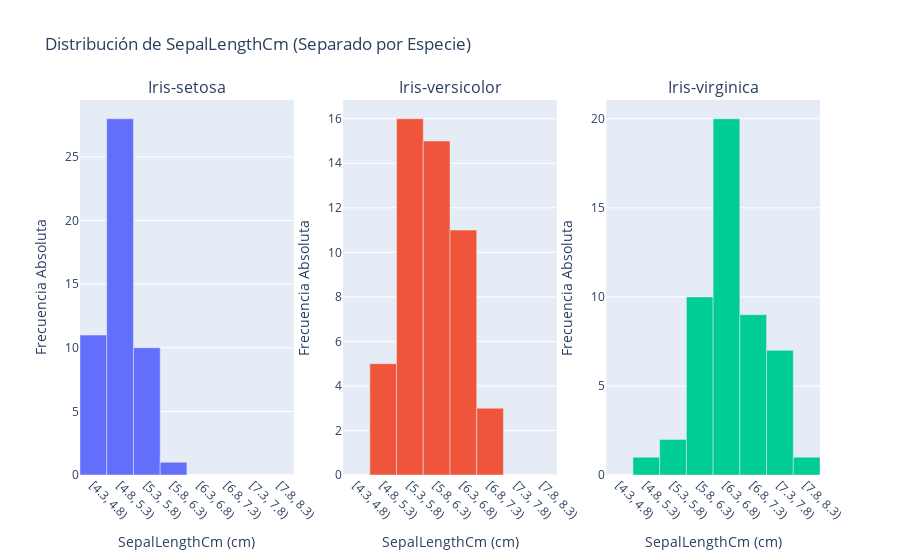
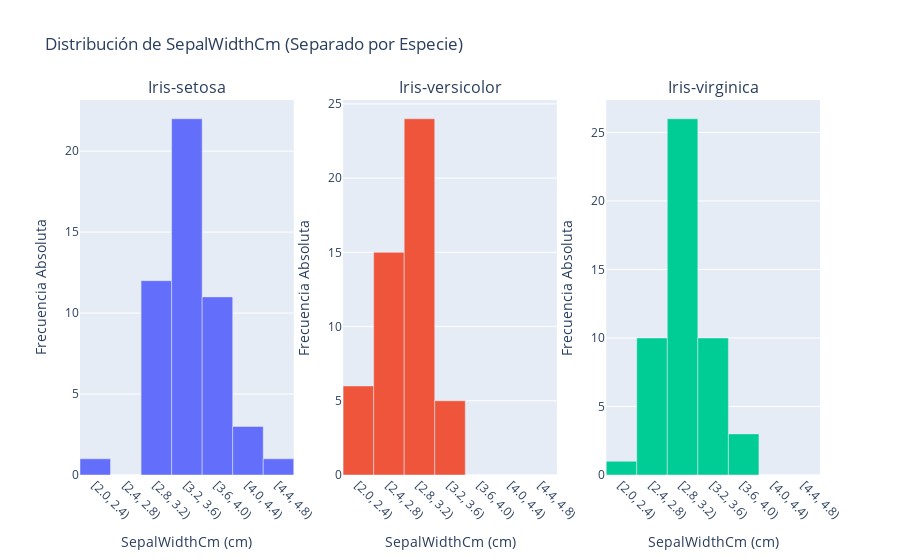
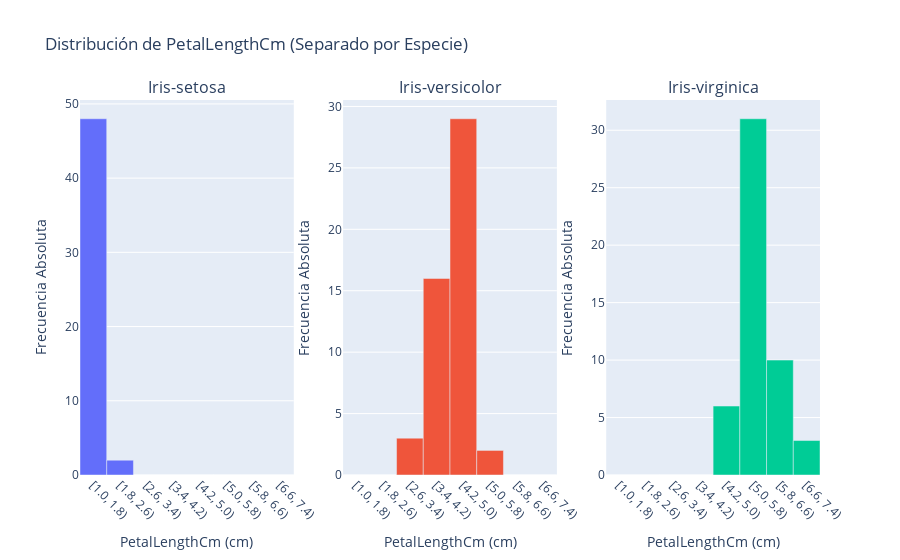
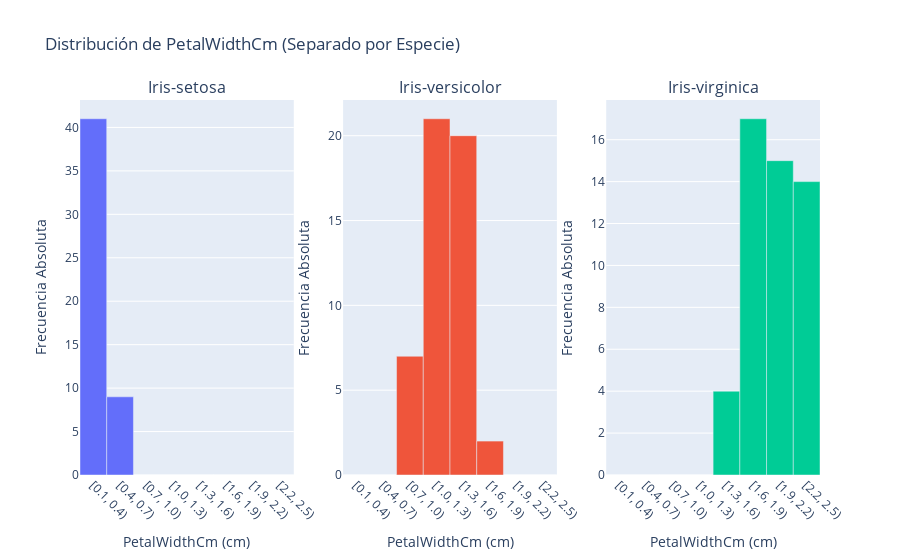

The notebook cell saved with these charts, in order:
### Markdown cell above
### Histogramas de frecuencia absoluta de las cuatro clases del Dtaset con Plotly

### Code cell
columnas_numericas = ['SepalLengthCm', 'SepalWidthCm', 'PetalLengthCm', 'PetalWidthCm']
especies = df['Species'].unique()

# --- Gráfico 1: Histogramas de Frecuencias Absolutas en Subplots ---
print("\nGenerando histogramas de frecuencias absolutas en subplots para cada especie...")
for columna in columnas_numericas:
    # --- PASO CLAVE: Calcular los límites de los intervalos UNA VEZ para la columna completa ---
    # Esto asegura que todos los subplots usen la misma escala y clases para una comparación justa.
    data_global = df[columna]
    n_global = len(data_global)
    k_global = int(round(1 + 3.322 * np.log10(n_global)))
    rango_global = data_global.max() - data_global.min()
    if k_global == 0: k_global = 1
    amplitud_global = np.ceil((rango_global / k_global) * 10) / 10
    if amplitud_global == 0: amplitud_global = 0.1
    limites_globales = np.arange(data_global.min(), data_global.max() + amplitud_global, amplitud_global)
    
    # Crear una figura con 1 fila y 3 columnas para cada especie
    fig_hist = make_subplots(
        rows=1, cols=3,
        subplot_titles=[f'{especie}' for especie in especies]
    )

    # Iterar sobre cada especie para añadir su histograma al subplot correspondiente
    for i, especie in enumerate(especies):
        # Filtrar el dataframe para la especie actual
        df_especie = df[df['Species'] == especie]
        
        # Contar las frecuencias usando los límites globales que calculamos
        intervalos = pd.cut(df_especie[columna], bins=limites_globales, right=False, include_lowest=True)
        freq_abs = intervalos.value_counts().sort_index()
        
        # Usamos un gráfico de barras para representar las frecuencias de nuestros intervalos predefinidos
        fig_hist.add_trace(go.Bar(
            x=[str(interval) for interval in freq_abs.index], # Etiquetas de los intervalos
            y=freq_abs.values, # Frecuencias absolutas calculadas
            name=especie,
            marker_color=px.colors.qualitative.Plotly[i]
        ), row=1, col=i+1)

    # Actualizar el diseño general de la figura
    fig_hist.update_layout(
        title_text=f'Distribución de {columna} (Separado por Especie)',
        showlegend=False,
        bargap=0 # Juntamos las barras para que parezca un histograma
    )
    # Actualizar los títulos de los ejes para cada subplot
    for i in range(len(especies)):
        fig_hist.update_xaxes(title_text=f"{columna} (cm)", tickangle=45, row=1, col=i+1)
        fig_hist.update_yaxes(title_text="Frecuencia Absoluta", row=1, col=i+1)
        
    fig_hist.show()

### Figure 1 — Plotly figure (JSON) as saved in the notebook; plotly's stock layout.template omitted (floating-point values rounded to 4 significant figures)
{"data": [{"marker": {"color": "#636EFA"}, "name": "Iris-setosa", "type": "bar", "x": ["[4.3, 4.8)", "[4.8, 5.3)", "[5.3, 5.8)", "[5.8, 6.3)", "[6.3, 6.8)", "[6.8, 7.3)", "[7.3, 7.8)", "[7.8, 8.3)"], "xaxis": "x", "y": [11, 28, 10, 1, 0, 0, 0, 0], "yaxis": "y"}, {"marker": {"color": "#EF553B"}, "name": "Iris-versicolor", "type": "bar", "x": ["[4.3, 4.8)", "[4.8, 5.3)", "[5.3, 5.8)", "[5.8, 6.3)", "[6.3, 6.8)", "[6.8, 7.3)", "[7.3, 7.8)", "[7.8, 8.3)"], "xaxis": "x2", "y": [0, 5, 16, 15, 11, 3, 0, 0], "yaxis": "y2"}, {"marker": {"color": "#00CC96"}, "name": "Iris-virginica", "type": "bar", "x": ["[4.3, 4.8)", "[4.8, 5.3)", "[5.3, 5.8)", "[5.8, 6.3)", "[6.3, 6.8)", "[6.8, 7.3)", "[7.3, 7.8)", "[7.8, 8.3)"], "xaxis": "x3", "y": [0, 1, 2, 10, 20, 9, 7, 1], "yaxis": "y3"}], "layout": {"annotations": [{"font": {"size": 16}, "showarrow": false, "text": "Iris-setosa", "x": 0.1444, "xanchor": "center", "xref": "paper", "y": 1, "yanchor": "bottom", "yref": "paper"}, {"font": {"size": 16}, "showarrow": false, "text": "Iris-versicolor", "x": 0.5, "xanchor": "center", "xref": "paper", "y": 1, "yanchor": "bottom", "yref": "paper"}, {"font": {"size": 16}, "showarrow": false, "text": "Iris-virginica", "x": 0.8556, "xanchor": "center", "xref": "paper", "y": 1, "yanchor": "bottom", "yref": "paper"}], "bargap": 0, "showlegend": false, "title": {"text": "Distribución de SepalLengthCm (Separado por Especie)"}, "xaxis": {"anchor": "y", "domain": [0, 0.2889], "tickangle": 45, "title": {"text": "SepalLengthCm (cm)"}}, "xaxis2": {"anchor": "y2", "domain": [0.3556, 0.6444], "tickangle": 45, "title": {"text": "SepalLengthCm (cm)"}}, "xaxis3": {"anchor": "y3", "domain": [0.7111, 1], "tickangle": 45, "title": {"text": "SepalLengthCm (cm)"}}, "yaxis": {"anchor": "x", "domain": [0, 1], "title": {"text": "Frecuencia Absoluta"}}, "yaxis2": {"anchor": "x2", "domain": [0, 1], "title": {"text": "Frecuencia Absoluta"}}, "yaxis3": {"anchor": "x3", "domain": [0, 1], "title": {"text": "Frecuencia Absoluta"}}}}

### Figure 2 — Plotly figure (JSON) as saved in the notebook; plotly's stock layout.template omitted (floating-point values rounded to 4 significant figures)
{"data": [{"marker": {"color": "#636EFA"}, "name": "Iris-setosa", "type": "bar", "x": ["[2.0, 2.4)", "[2.4, 2.8)", "[2.8, 3.2)", "[3.2, 3.6)", "[3.6, 4.0)", "[4.0, 4.4)", "[4.4, 4.8)"], "xaxis": "x", "y": [1, 0, 12, 22, 11, 3, 1], "yaxis": "y"}, {"marker": {"color": "#EF553B"}, "name": "Iris-versicolor", "type": "bar", "x": ["[2.0, 2.4)", "[2.4, 2.8)", "[2.8, 3.2)", "[3.2, 3.6)", "[3.6, 4.0)", "[4.0, 4.4)", "[4.4, 4.8)"], "xaxis": "x2", "y": [6, 15, 24, 5, 0, 0, 0], "yaxis": "y2"}, {"marker": {"color": "#00CC96"}, "name": "Iris-virginica", "type": "bar", "x": ["[2.0, 2.4)", "[2.4, 2.8)", "[2.8, 3.2)", "[3.2, 3.6)", "[3.6, 4.0)", "[4.0, 4.4)", "[4.4, 4.8)"], "xaxis": "x3", "y": [1, 10, 26, 10, 3, 0, 0], "yaxis": "y3"}], "layout": {"annotations": [{"font": {"size": 16}, "showarrow": false, "text": "Iris-setosa", "x": 0.1444, "xanchor": "center", "xref": "paper", "y": 1, "yanchor": "bottom", "yref": "paper"}, {"font": {"size": 16}, "showarrow": false, "text": "Iris-versicolor", "x": 0.5, "xanchor": "center", "xref": "paper", "y": 1, "yanchor": "bottom", "yref": "paper"}, {"font": {"size": 16}, "showarrow": false, "text": "Iris-virginica", "x": 0.8556, "xanchor": "center", "xref": "paper", "y": 1, "yanchor": "bottom", "yref": "paper"}], "bargap": 0, "showlegend": false, "title": {"text": "Distribución de SepalWidthCm (Separado por Especie)"}, "xaxis": {"anchor": "y", "domain": [0, 0.2889], "tickangle": 45, "title": {"text": "SepalWidthCm (cm)"}}, "xaxis2": {"anchor": "y2", "domain": [0.3556, 0.6444], "tickangle": 45, "title": {"text": "SepalWidthCm (cm)"}}, "xaxis3": {"anchor": "y3", "domain": [0.7111, 1], "tickangle": 45, "title": {"text": "SepalWidthCm (cm)"}}, "yaxis": {"anchor": "x", "domain": [0, 1], "title": {"text": "Frecuencia Absoluta"}}, "yaxis2": {"anchor": "x2", "domain": [0, 1], "title": {"text": "Frecuencia Absoluta"}}, "yaxis3": {"anchor": "x3", "domain": [0, 1], "title": {"text": "Frecuencia Absoluta"}}}}

### Figure 3 — Plotly figure (JSON) as saved in the notebook; plotly's stock layout.template omitted (floating-point values rounded to 4 significant figures)
{"data": [{"marker": {"color": "#636EFA"}, "name": "Iris-setosa", "type": "bar", "x": ["[1.0, 1.8)", "[1.8, 2.6)", "[2.6, 3.4)", "[3.4, 4.2)", "[4.2, 5.0)", "[5.0, 5.8)", "[5.8, 6.6)", "[6.6, 7.4)"], "xaxis": "x", "y": [48, 2, 0, 0, 0, 0, 0, 0], "yaxis": "y"}, {"marker": {"color": "#EF553B"}, "name": "Iris-versicolor", "type": "bar", "x": ["[1.0, 1.8)", "[1.8, 2.6)", "[2.6, 3.4)", "[3.4, 4.2)", "[4.2, 5.0)", "[5.0, 5.8)", "[5.8, 6.6)", "[6.6, 7.4)"], "xaxis": "x2", "y": [0, 0, 3, 16, 29, 2, 0, 0], "yaxis": "y2"}, {"marker": {"color": "#00CC96"}, "name": "Iris-virginica", "type": "bar", "x": ["[1.0, 1.8)", "[1.8, 2.6)", "[2.6, 3.4)", "[3.4, 4.2)", "[4.2, 5.0)", "[5.0, 5.8)", "[5.8, 6.6)", "[6.6, 7.4)"], "xaxis": "x3", "y": [0, 0, 0, 0, 6, 31, 10, 3], "yaxis": "y3"}], "layout": {"annotations": [{"font": {"size": 16}, "showarrow": false, "text": "Iris-setosa", "x": 0.1444, "xanchor": "center", "xref": "paper", "y": 1, "yanchor": "bottom", "yref": "paper"}, {"font": {"size": 16}, "showarrow": false, "text": "Iris-versicolor", "x": 0.5, "xanchor": "center", "xref": "paper", "y": 1, "yanchor": "bottom", "yref": "paper"}, {"font": {"size": 16}, "showarrow": false, "text": "Iris-virginica", "x": 0.8556, "xanchor": "center", "xref": "paper", "y": 1, "yanchor": "bottom", "yref": "paper"}], "bargap": 0, "showlegend": false, "title": {"text": "Distribución de PetalLengthCm (Separado por Especie)"}, "xaxis": {"anchor": "y", "domain": [0, 0.2889], "tickangle": 45, "title": {"text": "PetalLengthCm (cm)"}}, "xaxis2": {"anchor": "y2", "domain": [0.3556, 0.6444], "tickangle": 45, "title": {"text": "PetalLengthCm (cm)"}}, "xaxis3": {"anchor": "y3", "domain": [0.7111, 1], "tickangle": 45, "title": {"text": "PetalLengthCm (cm)"}}, "yaxis": {"anchor": "x", "domain": [0, 1], "title": {"text": "Frecuencia Absoluta"}}, "yaxis2": {"anchor": "x2", "domain": [0, 1], "title": {"text": "Frecuencia Absoluta"}}, "yaxis3": {"anchor": "x3", "domain": [0, 1], "title": {"text": "Frecuencia Absoluta"}}}}

### Figure 4 — Plotly figure (JSON) as saved in the notebook; plotly's stock layout.template omitted (floating-point values rounded to 4 significant figures)
{"data": [{"marker": {"color": "#636EFA"}, "name": "Iris-setosa", "type": "bar", "x": ["[0.1, 0.4)", "[0.4, 0.7)", "[0.7, 1.0)", "[1.0, 1.3)", "[1.3, 1.6)", "[1.6, 1.9)", "[1.9, 2.2)", "[2.2, 2.5)"], "xaxis": "x", "y": [41, 9, 0, 0, 0, 0, 0, 0], "yaxis": "y"}, {"marker": {"color": "#EF553B"}, "name": "Iris-versicolor", "type": "bar", "x": ["[0.1, 0.4)", "[0.4, 0.7)", "[0.7, 1.0)", "[1.0, 1.3)", "[1.3, 1.6)", "[1.6, 1.9)", "[1.9, 2.2)", "[2.2, 2.5)"], "xaxis": "x2", "y": [0, 0, 7, 21, 20, 2, 0, 0], "yaxis": "y2"}, {"marker": {"color": "#00CC96"}, "name": "Iris-virginica", "type": "bar", "x": ["[0.1, 0.4)", "[0.4, 0.7)", "[0.7, 1.0)", "[1.0, 1.3)", "[1.3, 1.6)", "[1.6, 1.9)", "[1.9, 2.2)", "[2.2, 2.5)"], "xaxis": "x3", "y": [0, 0, 0, 0, 4, 17, 15, 14], "yaxis": "y3"}], "layout": {"annotations": [{"font": {"size": 16}, "showarrow": false, "text": "Iris-setosa", "x": 0.1444, "xanchor": "center", "xref": "paper", "y": 1, "yanchor": "bottom", "yref": "paper"}, {"font": {"size": 16}, "showarrow": false, "text": "Iris-versicolor", "x": 0.5, "xanchor": "center", "xref": "paper", "y": 1, "yanchor": "bottom", "yref": "paper"}, {"font": {"size": 16}, "showarrow": false, "text": "Iris-virginica", "x": 0.8556, "xanchor": "center", "xref": "paper", "y": 1, "yanchor": "bottom", "yref": "paper"}], "bargap": 0, "showlegend": false, "title": {"text": "Distribución de PetalWidthCm (Separado por Especie)"}, "xaxis": {"anchor": "y", "domain": [0, 0.2889], "tickangle": 45, "title": {"text": "PetalWidthCm (cm)"}}, "xaxis2": {"anchor": "y2", "domain": [0.3556, 0.6444], "tickangle": 45, "title": {"text": "PetalWidthCm (cm)"}}, "xaxis3": {"anchor": "y3", "domain": [0.7111, 1], "tickangle": 45, "title": {"text": "PetalWidthCm (cm)"}}, "yaxis": {"anchor": "x", "domain": [0, 1], "title": {"text": "Frecuencia Absoluta"}}, "yaxis2": {"anchor": "x2", "domain": [0, 1], "title": {"text": "Frecuencia Absoluta"}}, "yaxis3": {"anchor": "x3", "domain": [0, 1], "title": {"text": "Frecuencia Absoluta"}}}}
